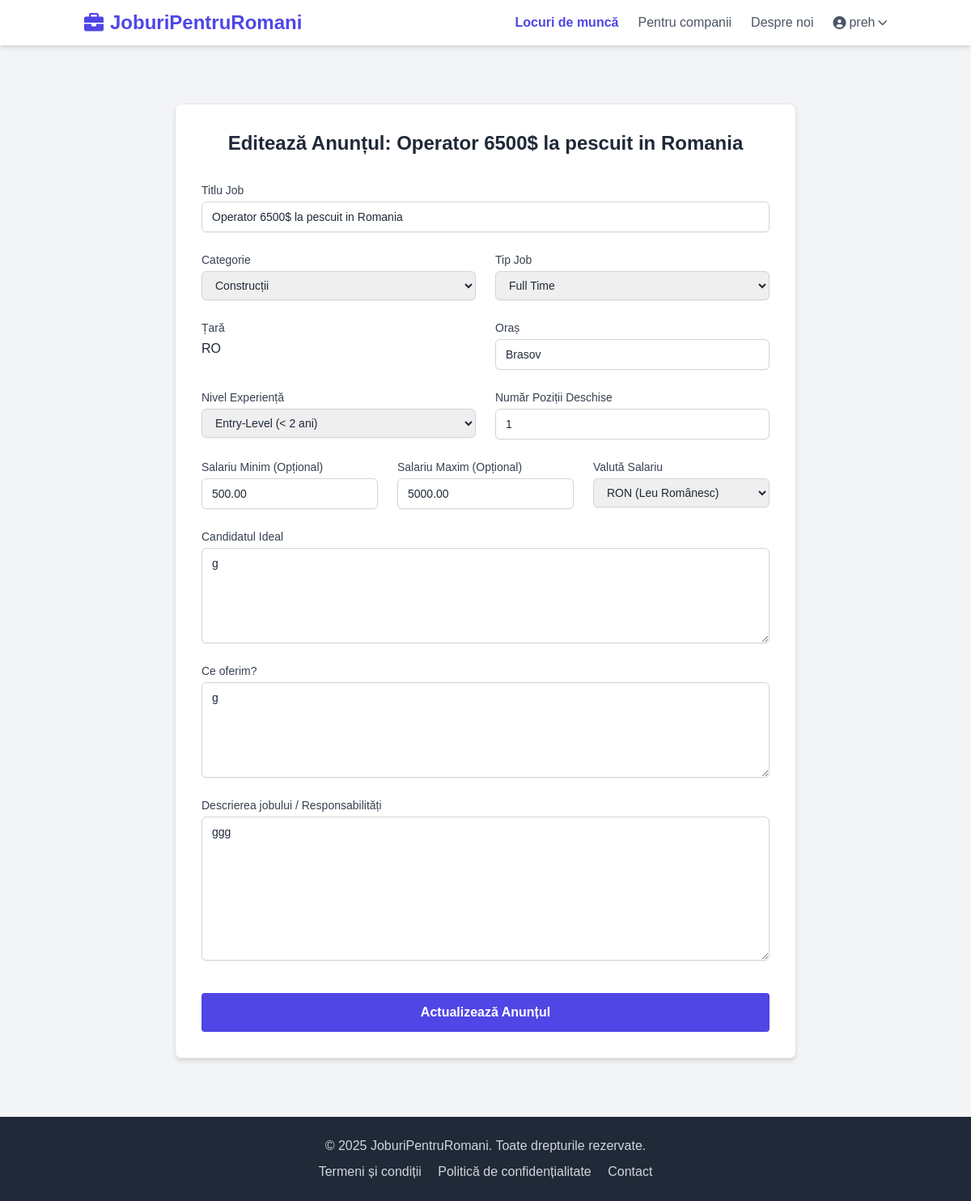
Screenshot of /jobs/2/edit/ (signed in) with the database file from the repository.
### accounts/models.py (models this page shows, shortened)
class User(AbstractUser):
    USER_TYPE_CHOICES = (
        ('job_seeker', 'Job Seeker'),
        ('company', 'Company'),
    )
    user_type = models.CharField(max_length=20, choices=USER_TYPE_CHOICES, default='job_seeker')
    groups = models.ManyToManyField(
        'auth.Group',
        verbose_name='groups',
        blank=True,
        help_text='The groups this user belongs to. A user will get all permissions granted to each of their groups.',
        related_name="custom_user_set", # Changed related_name
        related_query_name="user",
    )
    user_permissions = models.ManyToManyField(
        'auth.Permission',
        verbose_name='user permissions',
        blank=True,
        help_text='Specific permissions for this user.',
        related_name="custom_user_set", # Changed related_name
        related_query_name="user",
    )
    is_active = models.BooleanField(
        'active',
        default=False, # Changed default to False
        help_text= (
            'Designates whether this user should be treated as active. '
            'Unselect this instead of deleting accounts.'
        ),
    )

### jobs/models.py (models this page shows, shortened)
class Job(models.Model):
    JOB_TYPE_CHOICES = (
        ('full_time', 'Full Time'),
        ('part_time', 'Part Time'),
        ('contract', 'Contract'),
        ('internship', 'Internship'),
        ('remote', 'Remote'),
    )
    EXPERIENCE_LEVEL_CHOICES = (
        ('entry', 'Entry-Level (< 2 ani)'),
        ('mid', 'Mid-Level (2-5 ani)'),
        ('senior', 'Senior-Level (5+ ani)'),
        ('manager', 'Manager / Director'),
        ('intern', 'Intern / Stagiar'),
        ('no_experience', 'Fără experiență'),
    )
    CURRENCY_CHOICES = (
        ('RON', 'RON (Leu Românesc)'),
        ('EUR', 'EUR (Euro)'),
        ('USD', 'USD (Dolar American)'),
        ('GBP', 'GBP (Liră Sterlină)'),
    )
    company = models.ForeignKey(settings.AUTH_USER_MODEL, on_delete=models.CASCADE, related_name='jobs_posted', limit_choices_to={'user_type': 'company'})
    category = models.ForeignKey(Category, on_delete=models.SET_NULL, null=True, blank=True, related_name='jobs')
    title = models.CharField(max_length=255)
    slug = models.SlugField(max_length=270, unique=True, blank=True, help_text="Leave blank to auto-generate from title.") # Added unique=True back
    ideal_candidate = models.TextField("Candidatul Ideal", blank=True, null=True)
    what_we_offer = models.TextField("Ce oferim?", blank=True, null=True)
    responsibilities = models.TextField("Descrierea jobului / Responsabilități", blank=True, null=True) # Renamed from description
    country = CountryField(blank_label='(selectează țara)', default='RO')
    city = models.CharField("Oraș", max_length=100)
    job_type = models.CharField(max_length=20, choices=JOB_TYPE_CHOICES, default='full_time')
    experience_level = models.CharField("Nivel Experiență", max_length=20, choices=EXPERIENCE_LEVEL_CHOICES) # Removed null=True, blank=True
    positions_available = models.PositiveIntegerField("Număr Poziții Deschise", default=1) # Removed null=True, blank=True
    salary_min = models.DecimalField(max_digits=10, decimal_places=2, null=True, blank=True) # Păstrăm opțional pentru salariu min/max
    salary_max = models.DecimalField(max_digits=10, decimal_places=2, null=True, blank=True) # Păstrăm opțional pentru salariu min/max
    salary_currency = models.CharField(max_length=3, choices=CURRENCY_CHOICES, default='RON') # Removed blank=True, added choices
    is_published = models.BooleanField(default=True)
    is_featured = models.BooleanField(default=False)
    created_at = models.DateTimeField(auto_now_add=True)
    updated_at = models.DateTimeField(auto_now=True)
    class Meta:
        ordering = ['-created_at']

### jobs/views.py (the view, shortened to what this page needs)
# urls.py: path('<int:pk>/edit/', views.JobUpdateView.as_view(), name='job_edit'), # Keep pk for actions for simplicity
class JobUpdateView(LoginRequiredMixin, UserPassesTestMixin, UpdateView):
    model = Job
    form_class = JobForm
    template_name = 'jobs/job_form.html'
    success_url = reverse_lazy('accounts:company_dashboard')
    def test_func(self):
        job = self.get_object()
        return self.request.user == job.company
    def get_context_data(self, **kwargs):
        context = super().get_context_data(**kwargs)
        context['page_title'] = f"Editează Anunțul: {self.object.title}"
        return context

### jobs/models.py (called while the page is built)
    def __str__(self):
        return self.name

### templates/jobs/job_form.html (shortened to what this page needs)
{% extends 'base.html' %}
{% block content %}
<div class="max-w-3xl mx-auto mt-10 mb-10 bg-white p-8 rounded-lg shadow-md border border-gray-200">
  <h1 class="text-2xl font-bold text-center text-gray-800 mb-8">{{ page_title|default:"Postează Job" }}</h1>
  <form method="post" class="space-y-6 needs-validation" novalidate>
    <div>
        <label for="{{ form.title.id_for_label }}" class="block text-sm font-medium text-gray-700 mb-1">{{ form.title.label }}</label>
        {{ form.title }}
    </div>
    <div class="grid grid-cols-1 md:grid-cols-2 gap-6">
        <div>
            <label for="{{ form.category.id_for_label }}" class="block text-sm font-medium text-gray-700 mb-1">{{ form.category.label }}</label>
            {{ form.category }}
        </div>
        <div>
            <label for="{{ form.job_type.id_for_label }}" class="block text-sm font-medium text-gray-700 mb-1">{{ form.job_type.label }}</label>
            {{ form.job_type }}
        </div>
    </div>
    <div class="grid grid-cols-1 md:grid-cols-2 gap-6">
        <div>
            <label for="{{ form.country.id_for_label }}" class="block text-sm font-medium text-gray-700 mb-1">{{ form.country.label }}</label>
            {{ form.country }}
        </div>
         <div>
            <label for="{{ form.city.id_for_label }}" class="block text-sm font-medium text-gray-700 mb-1">{{ form.city.label }}</label>
            {{ form.city }}
        </div>
    </div>
     <div class="grid grid-cols-1 md:grid-cols-2 gap-6">
         <div>
            <label for="{{ form.experience_level.id_for_label }}" class="block text-sm font-medium text-gray-700 mb-1">{{ form.experience_level.label }}</label>
            {{ form.experience_level }}
        </div>
         <div>
            <label for="{{ form.positions_available.id_for_label }}" class="block text-sm font-medium text-gray-700 mb-1">{{ form.positions_available.label }}</label>
            {{ form.positions_available }}
        </div>
    </div>
    <div class="grid grid-cols-1 md:grid-cols-3 gap-6">
        <div>
            <label for="{{ form.salary_min.id_for_label }}" class="block text-sm font-medium text-gray-700 mb-1">{{ form.salary_min.label }}</label>
            {{ form.salary_min }}
        </div>
         <div>
            <label for="{{ form.salary_max.id_for_label }}" class="block text-sm font-medium text-gray-700 mb-1">{{ form.salary_max.label }}</label>
            {{ form.salary_max }}
        </div>
         <div>
            <label for="{{ form.salary_currency.id_for_label }}" class="block text-sm font-medium text-gray-700 mb-1">{{ form.salary_currency.label }}</label>
            {{ form.salary_currency }}
        </div>
    </div>
    <div>
        <label for="{{ form.ideal_candidate.id_for_label }}" class="block text-sm font-medium text-gray-700 mb-1">{{ form.ideal_candidate.label }}</label>
        {{ form.ideal_candidate }}
    </div>
     <div>
        <label for="{{ form.what_we_offer.id_for_label }}" class="block text-sm font-medium text-gray-700 mb-1">{{ form.what_we_offer.label }}</label>
        {{ form.what_we_offer }}
    </div>
     <div>
        <label for="{{ form.responsibilities.id_for_label }}" class="block text-sm font-medium text-gray-700 mb-1">{{ form.responsibilities.label }}</label>
        {{ form.responsibilities }}
    </div>
    <div class="pt-4">
        <button type="submit"
                class="w-full bg-indigo-600 hover:bg-indigo-700 text-white font-bold py-3 px-4 rounded transition duration-300">
          {% if object %}Actualizează Anunțul{% else %}Postează Anunțul{% endif %}
        </button>
    </div>
  </form>
</div>
{% endblock %}

### templates/base.html (shortened to what this page needs)
<!DOCTYPE html>
<html lang="ro">
<head>
    <script src="https://cdn.tailwindcss.com"></script>
    <link rel="stylesheet" href="https://cdnjs.cloudflare.com/ajax/libs/font-awesome/6.0.0/css/all.min.css" />
</head>
<body class="bg-gray-100 text-gray-800">
    <nav class="bg-white shadow-md sticky top-0 z-50">
        <div class="container mx-auto px-4 py-3 flex justify-between items-center">
            <a class="text-2xl font-bold text-indigo-600 flex items-center" href="{% url 'core:home' %}">
                <i class="fas fa-briefcase mr-2"></i>
                JoburiPentruRomani
            </a>
            <div class="hidden md:flex items-center space-x-6">
                <a class="text-gray-600 hover:text-indigo-600 {% if request.resolver_match.app_name == 'jobs' %} font-semibold text-indigo-600 {% endif %}" href="{% url 'jobs:job_list' %}">Locuri de muncă</a>
                <a class="text-gray-600 hover:text-indigo-600 {% if request.resolver_match.view_name == 'payments:plan_list' %} font-semibold text-indigo-600 {% endif %}" href="{% url 'payments:plan_list' %}">Pentru companii</a>
                <a class="text-gray-600 hover:text-indigo-600 {% if request.resolver_match.view_name == 'core:about' %} font-semibold text-indigo-600 {% endif %}" href="{% url 'core:about' %}">Despre noi</a>
                {% if user.is_authenticated %}
                    <div class="relative">
                        <button id="user-menu-button" class="flex items-center text-gray-600 hover:text-indigo-600 focus:outline-none">
                            <i class="fas fa-user-circle mr-1"></i> {{ user.username }}
                            <i class="fas fa-chevron-down ml-1 text-xs"></i>
                        </button>
                    </div>
                {% else %}
                    <a href="{% url 'accounts:login' %}" class="text-gray-600 hover:text-indigo-600">Autentificare</a>
                    <a href="{% url 'accounts:signup' %}" class="bg-indigo-600 hover:bg-indigo-700 text-white font-bold py-2 px-4 rounded transition duration-300">Înregistrare</a>
                {% endif %}
            </div>
        </div>
    </nav>
    <main class="container mx-auto px-4 py-8">
        {% block content %}{% endblock %}
    </main>
    <footer class="bg-gray-800 text-gray-300 mt-auto">
        <div class="container mx-auto px-4 py-6 text-center">
            <p>&copy; {% now "Y" %} JoburiPentruRomani. Toate drepturile rezervate.</p>
            <div class="mt-2 space-x-4">
                <a href="{% url 'core:terms' %}" class="hover:text-white">Termeni și condiții</a>
                <a href="{% url 'core:privacy' %}" class="hover:text-white">Politică de confidențialitate</a>
                <a href="{% url 'core:contact' %}" class="hover:text-white">Contact</a>
            </div>
        </div>
    </footer>
</body>
</html>

### templates/base.html (style rules this page uses)
body { display: flex; flex-direction: column; min-height: 100vh; font-family: sans-serif; }
main { flex-grow: 1; }

### rows the page displays
User: username "preh"
Job: title "Operator 6500$ la pescuit in Romania", category "Construcții", job_type "Full Time", country "RO", city "Brasov", experience_level "Entry-Level (< 2 ani)", positions_available "1", salary_min "500.00", salary_max "5000.00", salary_currency "RON (Leu Românesc)", ideal_candidate "g", what_we_offer "g", responsibilities "ggg"

### other values shown
{{ page_title|default:"Postează Job" }} "Editează Anunțul: Operator 6500$ la pescuit in Romania"
